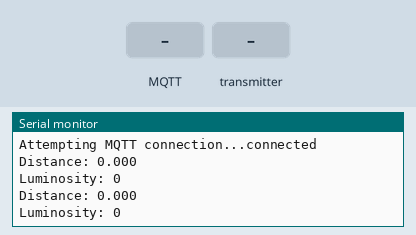
This sketch was run on a simulated ESP32. On the bench: the last lines printed to the serial monitor. The inputs (shaded band) are chosen by the test bench. WiFi joins after 1.5 s; servers stay silent unless stated; no MQTT or app messages arrive unless stated.

Above: at 2.7 s.
2.8 s: MQTT message "1" arrives on the first subscribed topic
At 3.4 s:
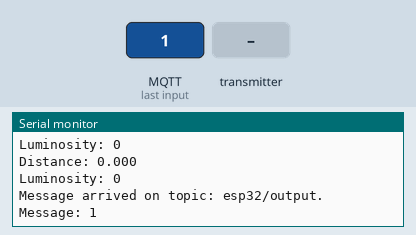
4.3 s: the transmitter starts sending distance = 0
At 5.11 s:
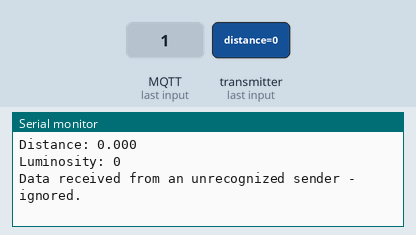
6.3 s: MQTT message "0" arrives on the first subscribed topic
At 6.48 s:
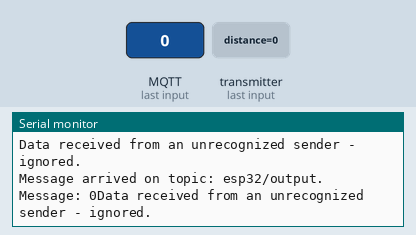
7.8 s: MQTT message "on" arrives on the first subscribed topic
At 8.2 s:
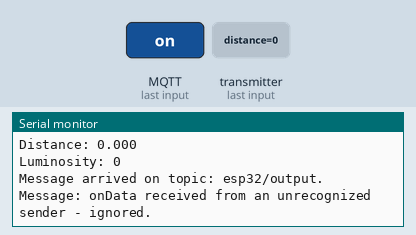
9.3 s: MQTT message "off" arrives on the first subscribed topic
At 9.49 s:
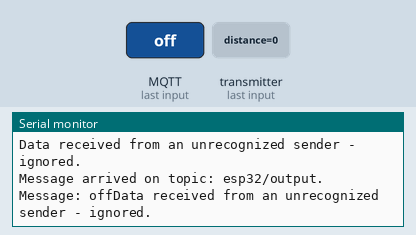

The sketch:

sketch_aug28b_ESP_NOW_to_Raspi_bridge.ino
```cpp
#include <esp_now.h>
#include <cstring>
#include <WiFi.h>
#include <PubSubClient.h>

uint8_t MAC_SENSOR_BOARD[] = {0x20, 0x9B, 0xA9, 0x61, 0xE4, 0x10};
uint8_t MAC_PHOTO_BOARD[]  = {0x8C, 0x94, 0xDF, 0x4D, 0x77, 0xF0};

const char* ssid = "TP-Link_D36D";
const char* password = "30056282";
const char* mqttServer = "192.168.0.104";

WiFiClient espClient;
PubSubClient client(espClient);
long lastMsg = 0;

struct struct_message {
  float distance;
};

struct struct_message2 {
  int light;
};

struct_message dataFromSensor1;
struct_message2 dataFromSensor2;
bool sensor1Received = false;
bool sensor2Received = false;

void WiFi_setup() {
  WiFi.begin(ssid, password);
  while (WiFi.status() !=WL_CONNECTED){
    delay(500);
    Serial.println(".");
  }
  Serial.println("WiFi connected");
  Serial.print("Channel: ");
  Serial.println(WiFi.channel());
}

void reconnect() {
  while (!client.connected()) {
    Serial.print("Attempting MQTT connection...");
    if (client.connect("ESP32Client")) {
      Serial.println("connected");
      client.subscribe("esp32/output");
    } else {
      Serial.print("failed, rc=");
      Serial.print(client.state());
      Serial.println(" try again in 5 seconds");
      delay(5000);
    }
  }
}

void callback(char* topic, byte* message, unsigned int length) {
  Serial.print("Message arrived on topic: ");
  Serial.print(topic);
  Serial.print(". Message: ");
  String messageDistance;

for (int i = 0; i < length; i++) {
  Serial.print((char)message[i]);
  messageDistance += (char)message[i];
  }
}

void OnDataParsed (const esp_now_recv_info_t *recv_info, const uint8_t *data, int len){
  if (std::memcmp(recv_info->src_addr, MAC_SENSOR_BOARD, 6) == 0 && len == sizeof(dataFromSensor1)) {
    std::memcpy(&dataFromSensor1, data, sizeof(dataFromSensor1));
    sensor1Received = true;
    Serial.println("vl53I0x data received!");
  } else if (std::memcmp(recv_info->src_addr, MAC_PHOTO_BOARD, 6) == 0 && len == sizeof(dataFromSensor2)) {
    std::memcpy(&dataFromSensor2, data, sizeof(dataFromSensor2));
    sensor2Received = true;
    Serial.println("Photoresistor data received!");
  } else {
    Serial.println("Data received from an unrecognized sender - ignored.");
    return;
  }
}

void setup() {
  Serial.begin(115200);
  randomSeed(analogRead(0));

  client.setServer(mqttServer, 1883);
  client.setCallback(callback);

  WiFi_setup();

  while (! Serial) {
  delay(1);
  }
  WiFi.mode(WIFI_STA);
  if(esp_now_init()!=ESP_OK){
  Serial.println("Initializing failed - error");
  return;
  }
  esp_now_register_recv_cb(OnDataParsed);
}

void loop() {

   if (!client.connected()) {
  reconnect();
  }

  client.loop();

  long now = millis();
  if (now - lastMsg > 1000) {
    lastMsg = now;

    char distanceString[10];
    char lightString[10];
    dtostrf(dataFromSensor1.distance, 1, 3, distanceString);
    itoa (dataFromSensor2.light, lightString, 10);
    Serial.print("Distance: ");
    Serial.println(distanceString);
    client.publish("esp32/distance", distanceString);
    Serial.print("Luminosity: ");
    Serial.println(lightString);
    client.publish("esp32/photosensor", lightString);
  }
}
```

Measured:
- after the input at 2.8 s, the serial monitor: prints a new line at once (image 1)
- after the input at 4.3 s, the serial monitor: prints a new line at once (image 2)
- after the input at 6.3 s, the serial monitor: prints a new line at once (image 3)
- after the input at 7.8 s, the serial monitor: prints a new line at once (image 4)
- after the input at 9.3 s, the serial monitor: prints a new line at once (image 5)
